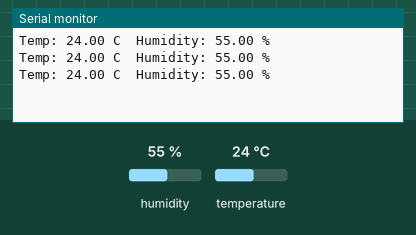
The sketch below on a simulated Arduino Uno, built with avr-gcc and run on an emulated ATmega328P. On the bench: the last lines printed to the serial monitor. Inputs (shaded band) come from the test bench; at power-on: humidity 55 %, temperature 24 °C.

Above: at 2.8 s.
2.9 s: humidity set to 22 %
At 4.6 s:
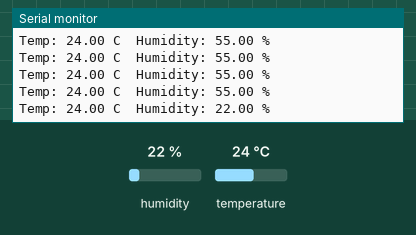
5.6 s: temperature set to 12 °C
At 6.4 s:
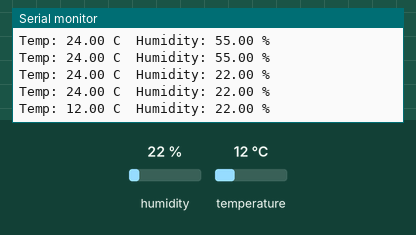
8.3 s: humidity set to 40 %
At 9.9 s:
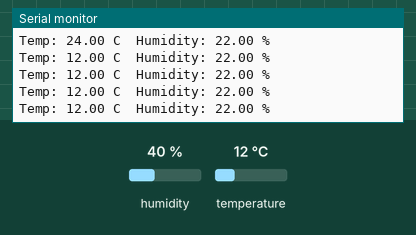
Timing chart, 0 to 11.4 s (numbered marks = the images above; inputs shaded):
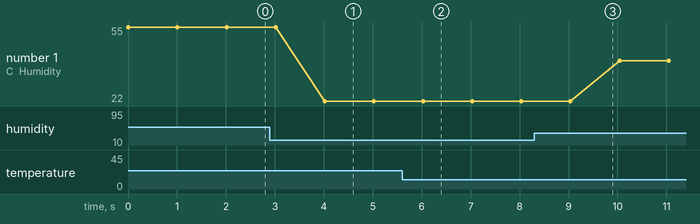

Measured:
- after the input at 2.9 s, the serial monitor: prints a new line after 1.1 s (image 1)
- after the input at 5.6 s, the serial monitor: prints a new line after 0.43 s (image 2)
- plotted number 1: 55 → 22 after the input at 2.9 s, 22 → 40 after the input at 8.3 s

The sketch:

temptest.ino
```cpp
#include <DHT.h>

#define DHTPIN 4
#define DHTTYPE DHT22

DHT dht(DHTPIN, DHTTYPE);

void setup() {
  Serial.begin(9600);
  dht.begin();
}

void loop() {
  float humidity = dht.readHumidity();
  float temperature = dht.readTemperature();

  if (isnan(humidity) || isnan(temperature)) {
    Serial.println("DHT read error");
    return;
  }

  Serial.print("Temp: ");
  Serial.print(temperature);
  Serial.print(" C  Humidity: ");
  Serial.print(humidity);
  Serial.println(" %");

  delay(1000);
}
```
